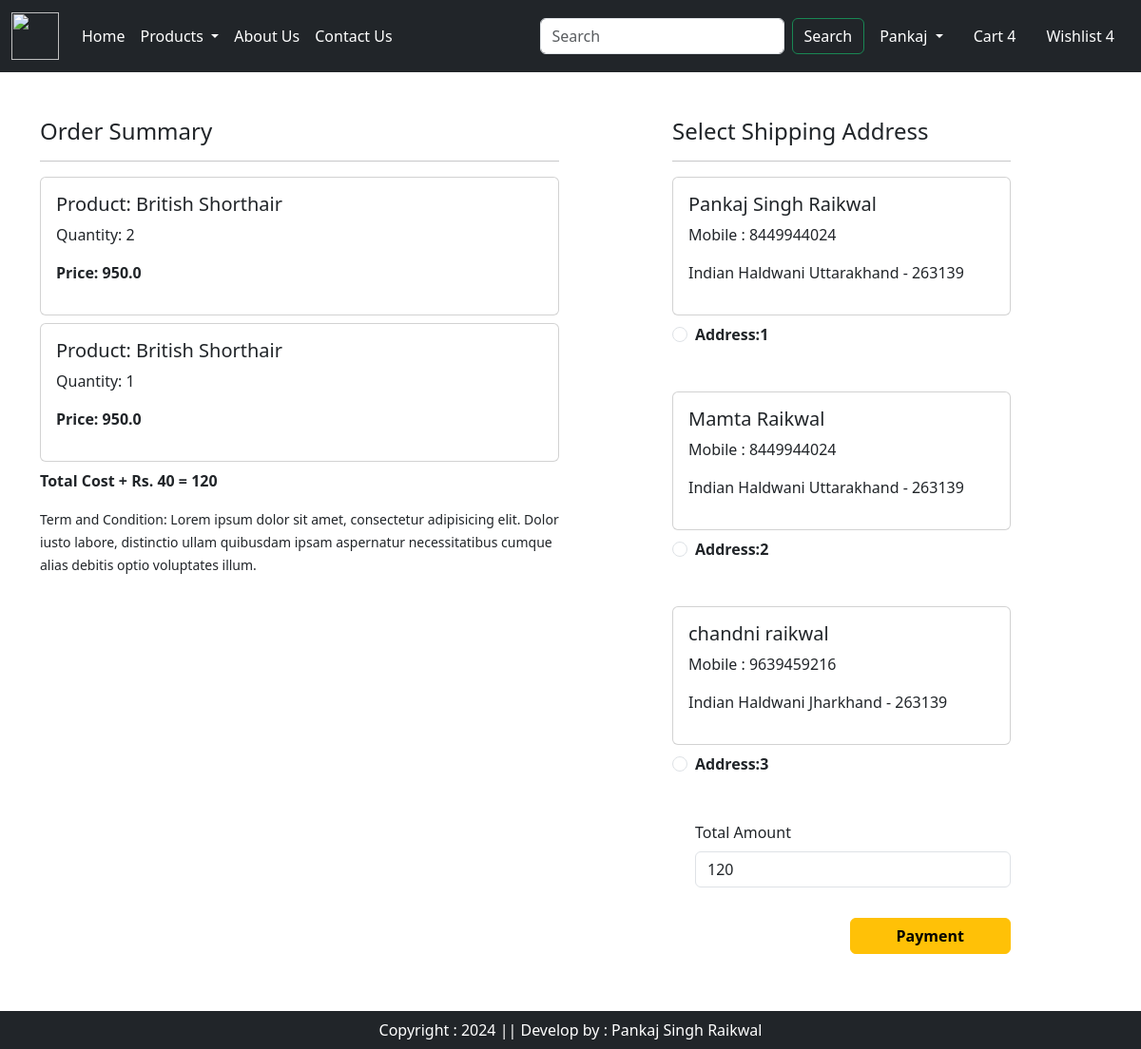
Screenshot of /checkout/ (signed in) with the database file from the repository.
### app/models.py (models this page shows, shortened)
class Cart(models.Model):
    user = models.ForeignKey(User, on_delete=models.CASCADE)
    product = models.ForeignKey(product, on_delete=models.CASCADE)
    quantity = models.PositiveIntegerField(default=1)

class product(models.Model):
    title = models.CharField(max_length=100)
    selling_price = models.FloatField()
    discounted_price = models.FloatField()
    description = models.TextField()
    height = models.CharField(max_length = 100)
    weight = models.CharField(max_length = 100)
    breadName = models.CharField(max_length=100)
    category= models.CharField(choices=CATEGORY_CHOICES, max_length= 2)
    product_image = models.ImageField(upload_to='product')

class Customer(models.Model):
    user = models.ForeignKey(User, on_delete=models.CASCADE)
    name = models.CharField(max_length=200)
    locality = models.CharField(max_length=200)
    city = models.CharField(max_length=50)
    mobile = models.IntegerField(default=0)
    zipcode = models.IntegerField()
    state = models.CharField(choices=STATE_CHOICES , max_length=100)

### app/views.py (the view, shortened to what this page needs)
# urls.py: path("checkout/", views.checkout.as_view(), name="checkout"),
class checkout(View):
    def get(self , request):
        user  = request.user
        add = Customer.objects.filter(user = user)
        cart_items = Cart.objects.filter(user=user)
        famount = 0
        for p in cart_items:
            value = p.quantity*p.product.discounted_price
            famount = famount + 40
        totalamount = famount + 40
        razoramount = int(totalamount * 100)
        client = razorpay.Client(auth=(settings.RAZOR_KEY_ID , settings.RAZOR_KEY_SECRET))
        data = {"amount" : razoramount , "currency" : "INR" , "receipt" :"order_rcptid_12"}
        payment_response = client.order.create(data=data)
        print(payment_response)
        order_id = payment_response['id']
        order_status = payment_response['status']
        return render(request , 'app/checkout.html' , locals())

### app/templates/app/checkout.html (shortened to what this page needs)
{% extends "app/base.html" %}
{% load static %}
{% block main-content %}
<div class="container " style="margin-bottom:100px;">
    <div class="row mt-5">
        <div class="col-sm-6">
            <h4>Order Summary</h4>
            <hr>
            {% for item in cart_items %}
                <div class="card mb-2">
                    <div class="card-body">
                        <h5>Product: {{item.product.title}}</h5>
                        <p>Quantity: {{item.quantity}}</p>
                        <p class="fw-bold">Price: {{item.product.discounted_price}}</p>
                    </div>
                </div>
            {% endfor %}
            <p class="fw-bold">Total Cost + Rs. 40 = {{totalamount}}</p>
            <small>Term and Condition: Lorem ipsum dolor sit amet, consectetur adipisicing elit. Dolor iusto labore,
            distinctio ullam quibusdam ipsam aspernatur necessitatibus cumque alias debitis optio voluptates illum.</small>
        </div>
        <div class="col-sm-4 offset-sm-1">
            <h4>Select Shipping Address</h4>
            <hr>
            <form method="post" id="myform">
                {% for ad in add %}
                    <div class="card">
                        <div class="card-body">
                            <h5>{{ad.name}}</h5>
                            <p>Mobile : {{ad.mobile}}</p>
                            <p>{{ad.locality}} {{ad.city}} {{ad.state}} - {{ad.zipcode}}</p>
                        </div>
                    </div>
                    <div class="form-check mt-2 mb-5">
                        <input type="radio" class="form-check-input" name="custid" id="custadd{{forloop.counter}}" value="{{ad.id}}">
                        <label for="custadd{{forloop.counter}}" class="form-check-label fw-bold">
                            Address:{{forloop.counter}}
                        </label>
                    </div>
                {% endfor %}
                <div class="form-check mb-3">
                    <label for="totamount" class="form-label">Total Amount</label>
                    <input type="number" class="form-control" name="totamount" value={{totalamount}} readonly>
                </div>
                <div class="text-end">
                    <button id="rzp-button1" type="submit" class="btn btn-warning mt-3 px-5 fw-bold">Payment</button>
                </div>
            </form>
        </div>
    </div>
</div>
{% endblock main-content %}

### rows the page displays
Cart: product "British Shorthair", quantity "2", product.discounted_price "950.0"
Cart: product "British Shorthair", quantity "1", product.discounted_price "950.0"
Customer: name "Pankaj Singh Raikwal", mobile "8449944024", locality "Indian", city "Haldwani", state "Uttarakhand", zipcode "263139"
Customer: name "Mamta Raikwal", mobile "8449944024", locality "Indian", city "Haldwani", state "Uttarakhand", zipcode "263139"
Customer: name "chandni raikwal", mobile "9639459216", locality "Indian", city "Haldwani", state "Jharkhand", zipcode "263139"

### other values shown
{{ totalamount }} "120"
